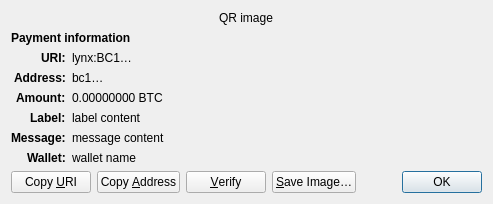
<?xml version="1.0" encoding="UTF-8"?>
<ui version="4.0">
 <class>ReceiveRequestDialog</class>
 <widget class="QDialog" name="ReceiveRequestDialog">
  <property name="geometry">
   <rect>
    <x>0</x>
    <y>0</y>
    <width>413</width>
    <height>229</height>
   </rect>
  </property>
  <property name="windowTitle">
   <string>Request payment to …</string>
  </property>
  <layout class="QGridLayout" name="gridLayout" columnstretch="0,1">
   <property name="sizeConstraint">
    <enum>QLayout::SetFixedSize</enum>
   </property>
   <item row="0" column="0" colspan="2" alignment="Qt::AlignHCenter">
    <widget class="QRImageWidget" name="qr_code">
     <property name="text">
      <string notr="true">QR image</string>
     </property>
     <property name="textInteractionFlags">
      <set>Qt::NoTextInteraction</set>
     </property>
    </widget>
   </item>
   <item row="1" column="0" colspan="2">
    <widget class="QLabel" name="payment_header">
     <property name="font">
      <font>
       <weight>75</weight>
       <bold>true</bold>
      </font>
     </property>
     <property name="text">
      <string>Payment information</string>
     </property>
     <property name="textInteractionFlags">
      <set>Qt::NoTextInteraction</set>
     </property>
    </widget>
   </item>
   <item row="2" column="0" alignment="Qt::AlignRight|Qt::AlignTop">
    <widget class="QLabel" name="uri_tag">
     <property name="font">
      <font>
       <weight>75</weight>
       <bold>true</bold>
      </font>
     </property>
     <property name="text">
      <string notr="true">URI:</string>
     </property>
     <property name="textFormat">
      <enum>Qt::PlainText</enum>
     </property>
     <property name="textInteractionFlags">
      <set>Qt::NoTextInteraction</set>
     </property>
    </widget>
   </item>
   <item row="2" column="1" alignment="Qt::AlignTop">
    <widget class="QLabel" name="uri_content">
     <property name="text">
      <string notr="true">lynx:BC1…</string>
     </property>
     <property name="textFormat">
      <enum>Qt::RichText</enum>
     </property>
     <property name="wordWrap">
      <bool>true</bool>
     </property>
     <property name="textInteractionFlags">
      <set>Qt::TextSelectableByMouse</set>
     </property>
    </widget>
   </item>
   <item row="3" column="0" alignment="Qt::AlignRight|Qt::AlignTop">
    <widget class="QLabel" name="address_tag">
     <property name="font">
      <font>
       <weight>75</weight>
       <bold>true</bold>
      </font>
     </property>
     <property name="text">
      <string>Address:</string>
     </property>
     <property name="textInteractionFlags">
      <set>Qt::NoTextInteraction</set>
     </property>
    </widget>
   </item>
   <item row="3" column="1" alignment="Qt::AlignTop">
    <widget class="QLabel" name="address_content">
     <property name="text">
      <string notr="true">bc1…</string>
     </property>
     <property name="textFormat">
      <enum>Qt::PlainText</enum>
     </property>
     <property name="textInteractionFlags">
      <set>Qt::TextSelectableByMouse</set>
     </property>
    </widget>
   </item>
   <item row="4" column="0" alignment="Qt::AlignRight|Qt::AlignTop">
    <widget class="QLabel" name="amount_tag">
     <property name="font">
      <font>
       <weight>75</weight>
       <bold>true</bold>
      </font>
     </property>
     <property name="text">
      <string>Amount:</string>
     </property>
     <property name="textInteractionFlags">
      <set>Qt::NoTextInteraction</set>
     </property>
    </widget>
   </item>
   <item row="4" column="1" alignment="Qt::AlignTop">
    <widget class="QLabel" name="amount_content">
     <property name="text">
      <string notr="true">0.00000000 BTC</string>
     </property>
     <property name="textFormat">
      <enum>Qt::PlainText</enum>
     </property>
     <property name="textInteractionFlags">
      <set>Qt::TextSelectableByMouse</set>
     </property>
    </widget>
   </item>
   <item row="5" column="0" alignment="Qt::AlignRight|Qt::AlignTop">
    <widget class="QLabel" name="label_tag">
     <property name="font">
      <font>
       <weight>75</weight>
       <bold>true</bold>
      </font>
     </property>
     <property name="text">
      <string>Label:</string>
     </property>
     <property name="textInteractionFlags">
      <set>Qt::NoTextInteraction</set>
     </property>
    </widget>
   </item>
   <item row="5" column="1" alignment="Qt::AlignTop">
    <widget class="QLabel" name="label_content">
     <property name="text">
      <string notr="true">label content</string>
     </property>
     <property name="textFormat">
      <enum>Qt::PlainText</enum>
     </property>
     <property name="wordWrap">
      <bool>true</bool>
     </property>
     <property name="textInteractionFlags">
      <set>Qt::TextSelectableByMouse</set>
     </property>
    </widget>
   </item>
   <item row="6" column="0" alignment="Qt::AlignRight|Qt::AlignTop">
    <widget class="QLabel" name="message_tag">
     <property name="font">
      <font>
       <weight>75</weight>
       <bold>true</bold>
      </font>
     </property>
     <property name="text">
      <string>Message:</string>
     </property>
     <property name="textInteractionFlags">
      <set>Qt::NoTextInteraction</set>
     </property>
    </widget>
   </item>
   <item row="6" column="1" alignment="Qt::AlignTop">
    <widget class="QLabel" name="message_content">
     <property name="text">
      <string notr="true">message content</string>
     </property>
     <property name="textFormat">
      <enum>Qt::PlainText</enum>
     </property>
     <property name="wordWrap">
      <bool>true</bool>
     </property>
     <property name="textInteractionFlags">
      <set>Qt::TextSelectableByMouse</set>
     </property>
    </widget>
   </item>
   <item row="7" column="0" alignment="Qt::AlignRight|Qt::AlignTop">
    <widget class="QLabel" name="wallet_tag">
     <property name="font">
      <font>
       <weight>75</weight>
       <bold>true</bold>
      </font>
     </property>
     <property name="text">
      <string>Wallet:</string>
     </property>
     <property name="textInteractionFlags">
      <set>Qt::NoTextInteraction</set>
     </property>
    </widget>
   </item>
   <item row="7" column="1" alignment="Qt::AlignTop">
    <widget class="QLabel" name="wallet_content">
     <property name="text">
      <string notr="true">wallet name</string>
     </property>
     <property name="textFormat">
      <enum>Qt::PlainText</enum>
     </property>
     <property name="wordWrap">
      <bool>true</bool>
     </property>
     <property name="textInteractionFlags">
      <set>Qt::TextSelectableByMouse</set>
     </property>
    </widget>
   </item>
   <item row="8" column="0" colspan="2">
    <layout class="QHBoxLayout" name="horizontalLayout">
     <item>
      <widget class="QPushButton" name="btnCopyURI">
       <property name="text">
        <string>Copy &amp;URI</string>
       </property>
       <property name="autoDefault">
        <bool>false</bool>
       </property>
      </widget>
     </item>
     <item>
      <widget class="QPushButton" name="btnCopyAddress">
       <property name="text">
        <string>Copy &amp;Address</string>
       </property>
       <property name="autoDefault">
        <bool>false</bool>
       </property>
      </widget>
     </item>
     <item>
      <widget class="QPushButton" name="btnVerify">
       <property name="text">
        <string>&amp;Verify</string>
       </property>
       <property name="toolTip">
        <string>Verify this address on e.g. a hardware wallet screen</string>
       </property>
       <property name="autoDefault">
        <bool>false</bool>
       </property>
      </widget>
     </item>
     <item>
      <widget class="QPushButton" name="btnSaveAs">
       <property name="text">
        <string>&amp;Save Image…</string>
       </property>
       <property name="autoDefault">
        <bool>false</bool>
       </property>
      </widget>
     </item>
     <item>
      <spacer name="horizontalSpacer_2">
       <property name="orientation">
        <enum>Qt::Horizontal</enum>
       </property>
       <property name="sizeHint" stdset="0">
        <size>
         <width>40</width>
         <height>20</height>
        </size>
       </property>
      </spacer>
     </item>
     <item>
      <widget class="QDialogButtonBox" name="buttonBox">
       <property name="focusPolicy">
        <enum>Qt::StrongFocus</enum>
       </property>
       <property name="standardButtons">
        <set>QDialogButtonBox::Ok</set>
       </property>
      </widget>
     </item>
    </layout>
   </item>
  </layout>
 </widget>
 <customwidgets>
  <customwidget>
   <class>QRImageWidget</class>
   <extends>QLabel</extends>
   <header>qt/qrimagewidget.h</header>
  </customwidget>
 </customwidgets>
 <tabstops>
  <tabstop>buttonBox</tabstop>
  <tabstop>btnCopyURI</tabstop>
  <tabstop>btnCopyAddress</tabstop>
  <tabstop>btnSaveAs</tabstop>
 </tabstops>
 <resources/>
 <connections>
  <connection>
   <sender>buttonBox</sender>
   <signal>accepted()</signal>
   <receiver>ReceiveRequestDialog</receiver>
   <slot>accept()</slot>
   <hints>
    <hint type="sourcelabel">
     <x>135</x>
     <y>230</y>
    </hint>
    <hint type="destinationlabel">
     <x>135</x>
     <y>126</y>
    </hint>
   </hints>
  </connection>
 </connections>
</ui>
